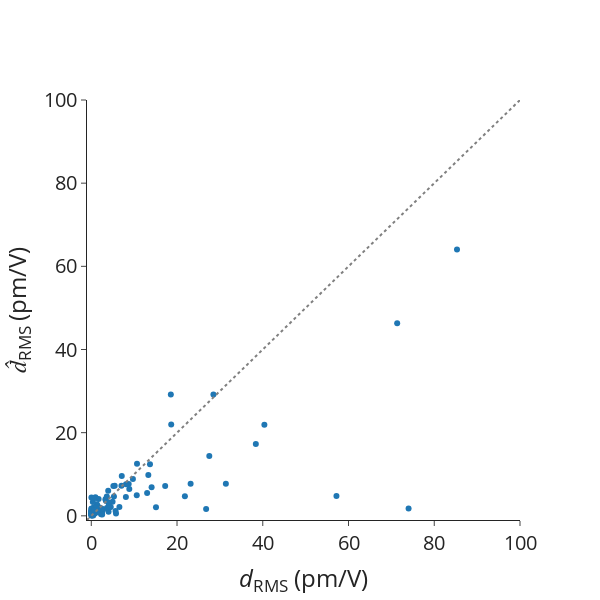

Here is the notebook cell this chart was saved with:
### Markdown cell above
# Errors on dRMS

### Code cell
# Data

mae = mean_absolute_error(df_pred_matten["dRMS_true"], df_pred_matten["dRMS_matten"])
mape = mean_absolute_percentage_error(
    df_pred_matten["dRMS_true"], df_pred_matten["dRMS_matten"]
)
rmse = root_mean_squared_error(
    df_pred_matten["dRMS_true"], df_pred_matten["dRMS_matten"]
)
spearmanrho = spearmanr(df_pred_matten["dRMS_true"], df_pred_matten["dRMS_matten"])
print(f"MAE = {mae}")
print(f"MAPE = {mape}")
print(f"RMSE = {rmse}")
print(f"Rho_sp = {spearmanrho.statistic}")

# Scatter plot for previous outputs.
scatter_dRMS = go.Scatter(
    x=df_pred_matten["dRMS_true"],
    y=df_pred_matten["dRMS_matten"],
    mode="markers",
    name="",
    showlegend=False,
    text=[mpid for mpid in df_pred_matten.index.values],
)

ideal = go.Scatter(
    x=[-1, 200],
    y=[-1, 200],
    mode="lines",
    line=dict(color="gray", dash="dot"),
    showlegend=False,
)

# Layout
layout = go.Layout(
    # title=dict(text='Scatter Plot'),
    xaxis=dict(title="<i>d</i><sub>RMS</sub> (pm/V)", range=[-1, 100]),
    yaxis=dict(title="<i>d&#770;</i><sub>RMS</sub> (pm/V)", range=[-1, 100]),
    # legend=dict(font=dict(size=12)),
)

# Create figure
fig = go.Figure(data=[scatter_dRMS, ideal], layout=layout)

fig.update_layout(
    autosize=False,
    font_size=20,
    width=600,
    height=600,
    # plot_bgcolor="white",
    template="simple_white",
)
fig.update_layout(
    xaxis=dict(
        # tickmode = 'array',
        # tickvals = [1, 2,3,4,5,6,7,8],
        # ticktext = ['One', 'Three', 'Five', 'Seven', 'Nine', 'Eleven']
        showgrid=False,
    ),
    yaxis=dict(
        # tickmode = 'array',
        # tickvals = [1, 2,3,4,5,6,7,8],
        # ticktext = ['One', 'Three', 'Five', 'Seven', 'Nine', 'Eleven']
        showgrid=False,
    ),
)

# Show figure
fig.show()

### Figure 1 — Plotly figure (JSON) as saved in the notebook; plotly's stock layout.template omitted (floating-point values rounded to 4 significant figures)
{"data": [{"mode": "markers", "name": "", "showlegend": false, "text": ["mp-552663", "mp-753401", "mp-23363", "mp-559961", "mp-17066", "mp-29155", "mp-542931", "mp-27316", "mp-6126", "mp-997027", "mp-21521", "mp-8673", "mp-23280", "mp-561664", "mp-23794", "mp-756570", "mp-27987", "mp-550959", "mp-556719", "mp-27914", "mp-29524", "mp-504908", "mp-559065", "mp-769218", "mp-570213", "mp-1023936", "mp-560588", "mp-1222661", "mp-1227993", "mp-567246", "mp-1184796", "mp-1217830", "mp-774907", "mp-672158", "mp-1228522", "mp-504910", "mp-568802", "mp-1222565", "mp-33723", "mp-1227512", "mp-1189731", "mp-28089", "mp-36779", "mp-560521", "mp-571195", "mp-1208039", "mp-1224376", "mp-1219501", "mp-1218158", "mp-17207", "agm003202330", "agm002254137", "agm002186848", "agm002224787", "agm002153716", "mp-1195571", "mp-998230", "mp-1223489", "mp-1029932", "mp-28473", "mp-1228745", "mp-1029652", "mp-985293", "mp-1019889", "mp-1227994", "agm002156258", "mp-559373", "mp-1215615", "mp-1219293", "mp-560699", "agm002156599", "mp-1078049", "mp-554002", "mp-1226863", "agm002848041", "agm002336867", "mp-1222496", "agm003160584", "mp-568328", "agm002137965", "agm002074655", "agm2000085596", "agm005539186", "agm002073755", "agm002149208", "agm002225219", "agm003713453", "agm1000019508", "agm2000011039", "agm005769288", "agm005112928", "agm001266143", "agm005955873", "agm002077911", "agm002097562", "agm2000016398", "agm2000145156", "agm002056302", "agm002190330", "mp-685097", "agm003464867", "agm003204906", "agm002072309", "agm003612680", "agm002128787", "agm2000128632", "agm005882580", "agm003743952", "mp-1029408", "agm2000084944", "mp-998591", "agm004958126", "agm002233061", "agm005605704", "mp-1220818", "mp-761842", "mp-14568", "agm004947354", "agm006056059", "mp-32959", "agm002091778", "agm004951594", "agm002079795", "agm002018585", "agm004786105"], "type": "scatter", "x": [0.5717, 0.9331, 0.00565, 0.4046, 0.04501, 2.279, 0.3921, 0.0537, 1.525, 5.668, 4.031, 3.294, 0.0583, 0.4794, 0.1714, 5.764, 0.8324, 4.351, 0.9312, 0.0599, 0.2456, 0.3161, 3.624, 26.79, 74.01, 1.706, 15.09, 23.17, 8.727, 0.157, 0.07221, 1.41, 1.415, 0.2708, 3.396, 0.9607, 21.83, 0.2991, 13.69, 13.02, 0.06197, 1.548, 1.347, 0.1382, 57.19, 0.536, 10.67, 10.6, 1.251, 8.072, 14.07, 71.35, 40.38, 3.946, 0.4543, 0.08541, 2.732, 0.07569, 17.23, 0.2172, 4.964, 1.963, 0.08935, 0.09539, 1.294, 0.2781, 0.5506, 13.31, 0.1615, 0.4178, 1.005, 9.709, 0.2254, 0.1928, 0.04655, 85.3, 0.07122, 38.38, 31.39, 0.3619, 1.601, 0.03737, 6.558, 0.4127, 0.04917, 8.092, 2.519, 0.08778, 0.1593, 2.502, 2.539, 18.64, 0.2071, 7.03, 0.1939, 0.002636, 0.007023, 1.904, 8.864, 2.408, 7.112, 5.466, 1.895, 0.5891, 5.15, 0.02798, 4.541, 0.05869, 5.281, 0.02061, 4.08, 1.21, 3.995, 18.56, 0.9523, 0.412, 0.03164, 4.133, 0.06227, 0.5491, 0.1551, 3.618, 0.6499, 27.52, 28.49], "y": [1.387, 1.195, 0.2528, 1.313, 1.307, 0.3632, 0.4251, 0.4195, 1.564, 1.181, 0.9588, 3.999, 0.5781, 0.2726, 0.4279, 0.5833, 0.5701, 2.133, 1.205, 1.212, 1.359, 0.3048, 1.914, 1.659, 1.743, 4.042, 2.04, 7.713, 7.672, 0.0795, 1.106, 2.468, 1.805, 0.3327, 3.639, 4.443, 4.741, 0.5194, 12.43, 5.507, 0.7192, 1.594, 1.005, 0.563, 4.759, 0.5648, 12.54, 4.973, 2.549, 4.522, 6.862, 46.3, 21.9, 6.037, 0.1066, 0.8415, 1.477, 0.3628, 7.158, 1.072, 3.403, 1.041, 0.0937, 0.2171, 2.799, 1.115, 1.996, 9.803, 0.2208, 1.047, 1.845, 8.872, 1.591, 1.122, 1.779, 64.07, 0.871, 17.28, 7.728, 3.352, 0.8433, 4.4, 2.098, 0.6113, 0.9253, 7.578, 1.012, 1.18, 1.189, 1.17, 0.3326, 21.95, 0.603, 7.259, 0.3959, 0.5107, 0.9436, 1.513, 6.428, 1.776, 9.596, 7.231, 1.985, 0.9429, 7.169, 0.2172, 2.136, 0.1596, 4.666, 0.8696, 2.481, 2.121, 3.202, 29.16, 1.866, 0.6839, 1.632, 2.182, 0.649, 4.197, 0.5069, 4.677, 1.424, 14.36, 29.2]}, {"line": {"color": "gray", "dash": "dot"}, "mode": "lines", "showlegend": false, "type": "scatter", "x": [-1, 200], "y": [-1, 200]}], "layout": {"autosize": false, "font": {"size": 20}, "height": 600, "width": 600, "xaxis": {"range": [-1, 100], "showgrid": false, "title": {"text": "<i>d</i><sub>RMS</sub> (pm/V)"}}, "yaxis": {"range": [-1, 100], "showgrid": false, "title": {"text": "<i>d&#770;</i><sub>RMS</sub> (pm/V)"}}}}
